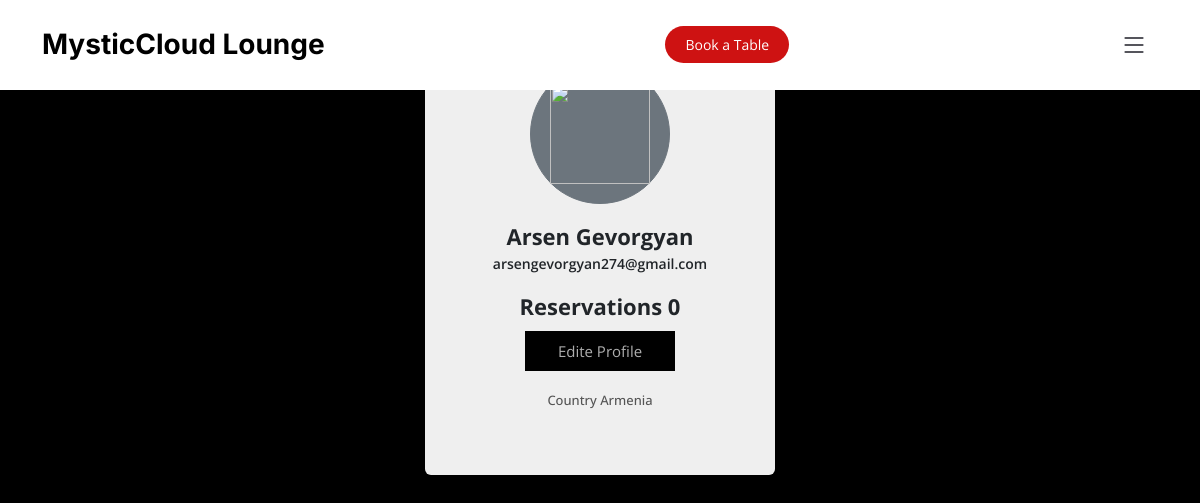
/users/users/detail/2/ (signed in), run on the app's committed database.
### users/models.py (models this page shows, shortened)
class User(AbstractBaseUser, PermissionsMixin):
    email = models.EmailField(max_length=255, unique=True)
    first_name = models.CharField(max_length=155, blank=True, null=True)
    last_name = models.CharField(max_length=155, blank=True, null=True)
    image = models.ImageField(upload_to=upload_user_images)
    is_staff = models.BooleanField(default=False)
    is_active = models.BooleanField(default=True)
    objects = UserManager()
    USERNAME_FIELD = "email"

class Profile(models.Model):
    user = models.OneToOneField(User, on_delete=models.CASCADE)
    image = models.ImageField(upload_to=upload_user_images, blank=True, null=True)
    country = CountryField(blank=True, null=True)
    phone_field = PhoneNumberField(blank=True, null=True)

### users/views.py (the view)
# urls.py: path('users/detail/<int:pk>/', UserProfile.as_view(), name='user_profile'),
class UserProfile(LoginRequiredMixin, DetailView):
    model = User
    template_name = "users/user_profile.html"

### users/mixins.py (called while the page is built)
    @method_decorator(login_required)
    def dispatch(self, *args, **kwargs):
        return super().dispatch(*args, **kwargs)

### templates/users/user_profile.html (shortened to what this page needs)
{% extends "base.html" %}
{% load static %}
{% block content %}
    <link rel="stylesheet" href="{% static "css/profile.css" %}">
    <div class="container mt-4 mb-4 p-3 d-flex justify-content-center">
        <div class="card p-4">
            <div class=" image d-flex flex-column justify-content-center align-items-center">
                <button class="btn btn-secondary">{% if object.profile.image %}<img src="{{ object.profile.image.url }}" height="100" width="100" alt="">
                {% else %}<img src="https://encrypted-tbn0.gstatic.com/images?q=tbn:ANd9GcQ68D1zB62HiAWZAkQpessCgGpmfvJQUX8Rhg&usqp=CAU" height="100" width="100"/>{% endif %}
                </button>
                <span class="name mt-3">{{ object.first_name }} {{ object.last_name }}</span> <span class="idd">{{ object.email }}</span>
                {% if request.user.reservations %}
                <div class="d-flex flex-row justify-content-center align-items-center mt-3"><span
                        class="number">Reservations <span class="number">{{user.reservations.all|length}}</span></span></div>
                {% else %}
                <div class="d-flex flex-row justify-content-center align-items-center mt-3"><span
                        class="number">You don't have a <span class="number">Reservations</span></span></div>
                {% endif %}
                <div class=" d-flex mt-2">
                    <a href="{% url "users:update_user" object.pk %}"><button class="btn1 btn-dark">Edite Profile</button></a>
                </div>
                <div class="text mt-3"><span>Country {{ object.profile.country.name }}<br><br> </span>
                </div>
            </div>
        </div>
    </div>
{% endblock %}

### static/css/main.css (style rules this page uses)
:root { --font-default: "Open Sans", system-ui, -apple-system, "Segoe UI", Roboto, "Helvetica Neue", Arial, "Noto Sans", "Liberation Sans", sans-serif, "Apple Color Emoji", "Segoe UI Emoji", "Segoe UI Symbol", "Noto Color Emoji"; --font-primary: "Amatic SC", sans-serif; --font-secondary: "Inter", sans-serif; }
:root { --color-default: #212529; --color-primary: #ce1212; --color-secondary: #37373f; }
:root { scroll-behavior: smooth; }
body { font-family: var(--font-default); color: var(--color-default); }
a { color: var(--color-primary); text-decoration: none; }

### static/css/profile.css (style rules this page uses)
* { margin: 0; padding: 0 }
body { background-color: #000 }
.card { width: 350px; background-color: #efefef; border: none; cursor: pointer; transition: all 0.5s; }
.image img { transition: all 0.5s }
.btn { height: 140px; width: 140px; border-radius: 50% }
.name { font-size: 22px; font-weight: bold }
.idd { font-size: 14px; font-weight: 600 }
.number { font-size: 22px; font-weight: bold }
.btn1 { height: 40px; width: 150px; border: none; background-color: #000; color: #aeaeae; font-size: 15px }
.text span { font-size: 13px; color: #545454; font-weight: 500 }

### data on the page
User: first_name "Arsen", last_name "Gevorgyan", email "arsengevorgyan274@gmail.com", reservations.all|length "0", profile.country.name "Armenia"
